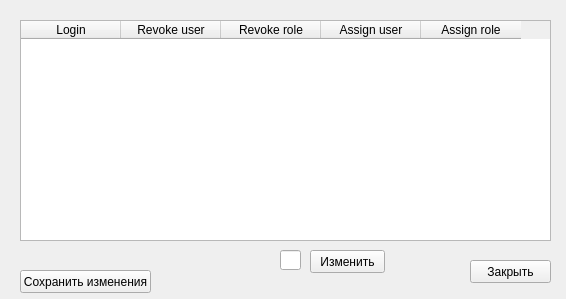
<?xml version="1.0" encoding="UTF-8"?>
<ui version="4.0">
 <class>adminRights</class>
 <widget class="QWidget" name="adminRights">
  <property name="geometry">
   <rect>
    <x>0</x>
    <y>0</y>
    <width>566</width>
    <height>299</height>
   </rect>
  </property>
  <property name="windowTitle">
   <string>Admin Rights</string>
  </property>
  <widget class="QPushButton" name="pushButton">
   <property name="geometry">
    <rect>
     <x>470</x>
     <y>260</y>
     <width>81</width>
     <height>23</height>
    </rect>
   </property>
   <property name="text">
    <string>Закрыть</string>
   </property>
  </widget>
  <widget class="QTableWidget" name="tableWidget">
   <property name="geometry">
    <rect>
     <x>20</x>
     <y>20</y>
     <width>531</width>
     <height>221</height>
    </rect>
   </property>
   <column>
    <property name="text">
     <string>Login</string>
    </property>
   </column>
   <column>
    <property name="text">
     <string>Revoke user</string>
    </property>
   </column>
   <column>
    <property name="text">
     <string>Revoke role</string>
    </property>
   </column>
   <column>
    <property name="text">
     <string>Assign user</string>
    </property>
   </column>
   <column>
    <property name="text">
     <string>Assign role</string>
    </property>
   </column>
  </widget>
  <widget class="QLineEdit" name="lineEdit">
   <property name="geometry">
    <rect>
     <x>280</x>
     <y>250</y>
     <width>21</width>
     <height>20</height>
    </rect>
   </property>
  </widget>
  <widget class="QLabel" name="label">
   <property name="geometry">
    <rect>
     <x>20</x>
     <y>250</y>
     <width>261</width>
     <height>21</height>
    </rect>
   </property>
   <property name="text">
    <string/>
   </property>
  </widget>
  <widget class="QPushButton" name="pushButton_2">
   <property name="geometry">
    <rect>
     <x>310</x>
     <y>250</y>
     <width>75</width>
     <height>23</height>
    </rect>
   </property>
   <property name="text">
    <string>Изменить</string>
   </property>
  </widget>
  <widget class="QPushButton" name="pushButton_3">
   <property name="geometry">
    <rect>
     <x>20</x>
     <y>270</y>
     <width>131</width>
     <height>23</height>
    </rect>
   </property>
   <property name="text">
    <string>Сохранить изменения</string>
   </property>
  </widget>
 </widget>
 <resources/>
 <connections/>
</ui>
